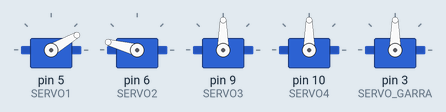
This sketch was run on a simulated Arduino Uno, built with avr-gcc and run on an emulated ATmega328P. On the bench: 5 × servo.

Above: at 0.1 s.
At 8.1 s:
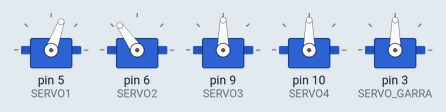
At 16.1 s:
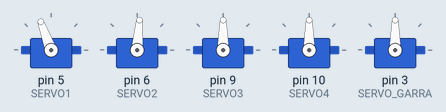
At 33.1 s:
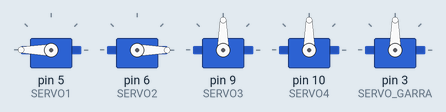
Timing chart, 0 to 34.6 s (numbered marks = the images above):
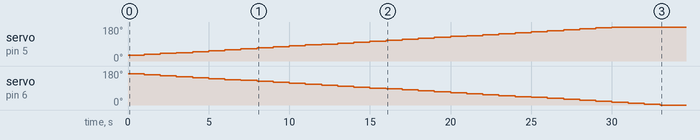

Measured:
- by itself, servo on pin 5 (SERVO1): moves from 30° to 180° over 29.0 s
- by itself, servo on pin 6 (SERVO2): moves from 165° to 0° over 32.0 s

The sketch:

DEFINITIVA.ino
```cpp
#include <Servo.h> //Librería para controlar los servos
#include <SoftwareSerial.h> //Hay que añadirla a la carpeta correspondiente

//Defines para cambiar los pines de los servos facilmente
#define SERVO1 5
#define SERVO2 6
#define SERVO3 9
#define SERVO4 10
#define SERVO_GARRA 3

//Defines de los puertos del puerto serie
//Hay que comprobar si estan al reves
#define tx 0
#define rx 1

// Definición de las barras de nuestro manipulador
#define L0 0.11
#define L1 0
#define L2 0.105
#define L3 0.133
#define L4 0.045

#define OFFSET1 85
#define OFFSET2 165
#define OFFSET3 110
#define OFFSET4 120

#define pi PI
#define GARRA 0.127
#define t_grado 10  //Tiempo que tarda un servo en moverse un grado (ms)

//Declaramos los servos
Servo servo1;
Servo servo2;
Servo servo3;
Servo servo4;
Servo servo_garra;

//Vectores de posiciones
String pos[10];
//float POS[10]={0.351, 0, 0.11}; //Álvaro: SI LA PONES EN {0.341, 0, 0.11} PETA, FÍJATE EN q3
float POS[10] = {0.415, 0, 0.11}; //POSICIÓN INICIAL
float q[10];

//Bandera para comunicacion con BT
bool flag = true;

//Estado de la FSM del main
int estado = 2;

int iok;

//Para calcular el tiempo de movimiento
float q_ant[10];

int i;


void mueve_robot(float q[])
{
  int i, j, l; //Contador para el bucle
  float q_max = 0.; //Maximo angulo girado para llegar al punto
  unsigned int tiempo;  //Tiempo estimado en el que se alcanza el punto
  //Restringimos y mapeamos
  for (i = 0; i < 4; i++)
  {
    Serial.println(q[i]);
    q[i] = constrain(q[i], 0, 180);
    q_max = max(abs(q[i] - q_ant[i]), q_max); //Se coge el angulo maximo que se va a girar para ese punto

  }
  Serial.println("-------------------------------------------------------");
  for (j = 0; j < 4; j++)
  {
    q_ant[j] = q[j]; //Guardamos el valor anterior para calcular el angulo recorrido
    //q[i] = map(q[i], 0, 180, 0, 255);
  }
  tiempo = q_max * t_grado * 1.1;

  //Movemos los servos
  servo1.write(q[0]);
  Serial.print("DEF=");
  Serial.println(q[1]);
  servo2.write(q[1]);
  servo3.write(q[2]);
  servo4.write(q[3]);

  delay(tiempo);
}

void convierte_grados(float q[])  //Funcion que transforma las variables articulares de radianes a grados, y ademas añade el offset
{
  int i;
  int offset[] = {OFFSET1, OFFSET2, OFFSET3, OFFSET4};
  for (i = 0; i < 4; i++)
  {
    q[i] = (q[i] * 180.0) / pi;
    if(i==1)                      //El servo aumenta en la otra dirección
      q[i] = -q[i]+offset[i];
    else
      q[i] += offset[i];
  }
}

void MCI (float POS[])  // Función que emula el modelo cinemático inverso del manipulador
{
  float modu, u[2], auxx, auxy, x, x1, y, y1, z, d, r, alpha, beta, gamma, q1, q2, q3, q4, q5; // Definición de las variables necesarias
  x1 = POS[0]; y1 = POS[1]; z = POS[2] - L0;          // Archivo el vector de inicio en las variables correspondientes

  modu = fabs(sqrt(pow(x1, 2) + pow(y1, 2)));
  u[0] = x1 / modu; u[1] = y1 / modu;
  auxx = (modu - GARRA - L4) * u[0];
  auxy = (modu - GARRA - L4) * u[1];
  u[0] = auxx; u[1] = auxy;
  x = u[0]; y = u[1]; // Nos situamos en la conexión de la garra con el brazo

  r = sqrt(pow(x, 2) + pow(y, 2));                     // Cálculo  de la distancia reflejada en el plano XY
  d = sqrt(pow(r, 2) + pow(z, 2));            // Cálculo la distancia en línea recta desde la base hasta el extremo del posicionador

  alpha = atan(z / fabs(r));     // Ángulo auxiliar alpha
  beta =  atan(sqrt(1 - pow((pow(d, 2) + pow(L2, 2) - pow(L3, 2)) / (2 * d * L2) , 2)) / ((pow(d, 2) + pow(L2, 2) - pow(L3, 2)) / (2 * d * L2 )));
  //gamma = atan(sqrt(1 - pow((pow(L3, 2) + pow(L2, 2) - pow(d, 2 )) / (2 * L2 * L3), 2)) / ((pow(L3, 2) + pow(L2, 2) - pow(d, 2 )) / (2 * L2 * L3)));
  gamma = acos((pow(L3,2)+pow(L2,2)-pow(d,2))/(2*L2*L3));
  q2 = alpha + beta;                  // Articulación 2
  q3 = gamma-pi;                         // Articulación 3
  q1 = atan(fabs(y / x)); // Articulación 1, que depende de las anteriores
  q4 = -q2 - q3; // Articulción 4 que controla la rotación respecto al eje perpendicular a la garra en la sujeción (mantenemos en horizontal)
  q[0] = q1; q[1] = q2; q[2] = q3; q[3] = q4;    // Exportamos las articulaciones en un vector q[], declarado globalmente
  convierte_grados(q);

}

void recibe_BT()  //Hay que convertir de string a int
{
  int a, aux;
  pos[0] = Serial.readStringUntil("\n"); //X
  while (!Serial.available())
    delay(1);
  pos[1] = Serial.readStringUntil("\n"); //Y
  while (!Serial.available())
    delay(1);
  pos[2] = Serial.readStringUntil("\n"); //Z
  for (a = 0; a < 3; a++) //Pasamos el string a int
    POS[a] = pos[a].toFloat();
}

void abre_garra()
{
  int valor = 20;
  valor = map(valor, 0, 180, 0, 255);
  servo_garra.write(valor);
}

void cierra_garra()
{
  int valor = 160;
  valor = map(valor, 0, 180, 0, 255);
  servo_garra.write(valor);
}

SoftwareSerial BT(rx, tx);
void envia_BT(bool flag) {
  if (flag)
    BT.println("T");
  else
    BT.println("F");
  delay(10);  //Hay que comprobar si es suficiente
}


void setup() {
  // put your setup code here, to run once:
  servo1.attach(SERVO1);
  servo2.attach(SERVO2);
  servo3.attach(SERVO3);
  servo4.attach(SERVO4);
  servo_garra.attach(SERVO_GARRA);
  Serial.begin(9600);
  BT.begin(9600);
}
void loop() {/*
  abre_garra();
 switch (estado)
  {
    case 2:
      MCI(POS);
      estado++;
      break;
    case 3: //Transformamos las coordenadas cartesianas en movimiento para las articulaciones
      mueve_robot(q);
      for (int i = 0; i < 4; i++)
      {
        Serial.println(q[i]);
      }
      estado++;
      delay(3000);
      break;
    case 4:
      cierra_garra();
    estado=2;
      break;
  }*/
servo1.write(30+iok);
servo2.write(OFFSET2-iok);
iok+=5;
delay(1000);
}
```
